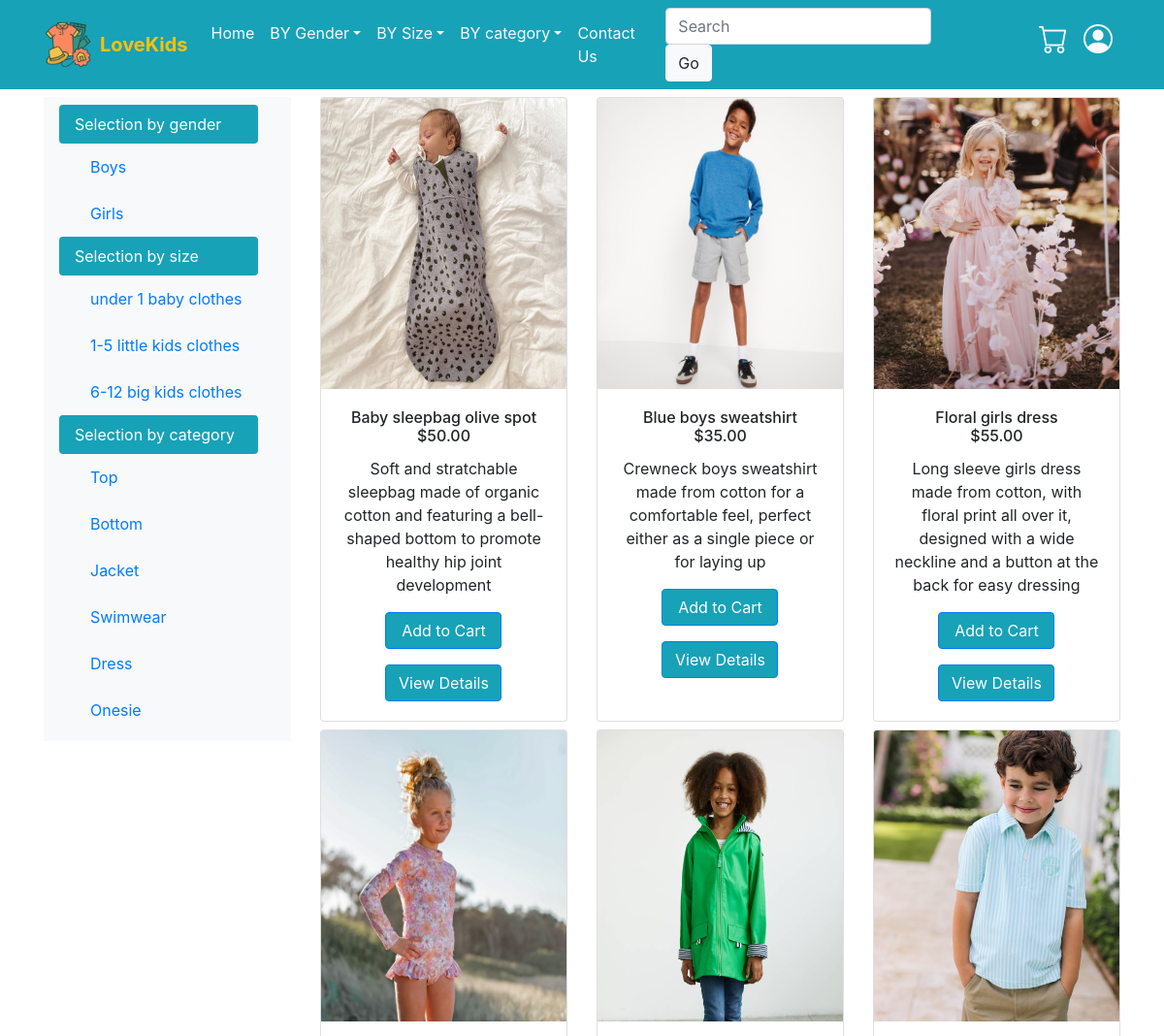
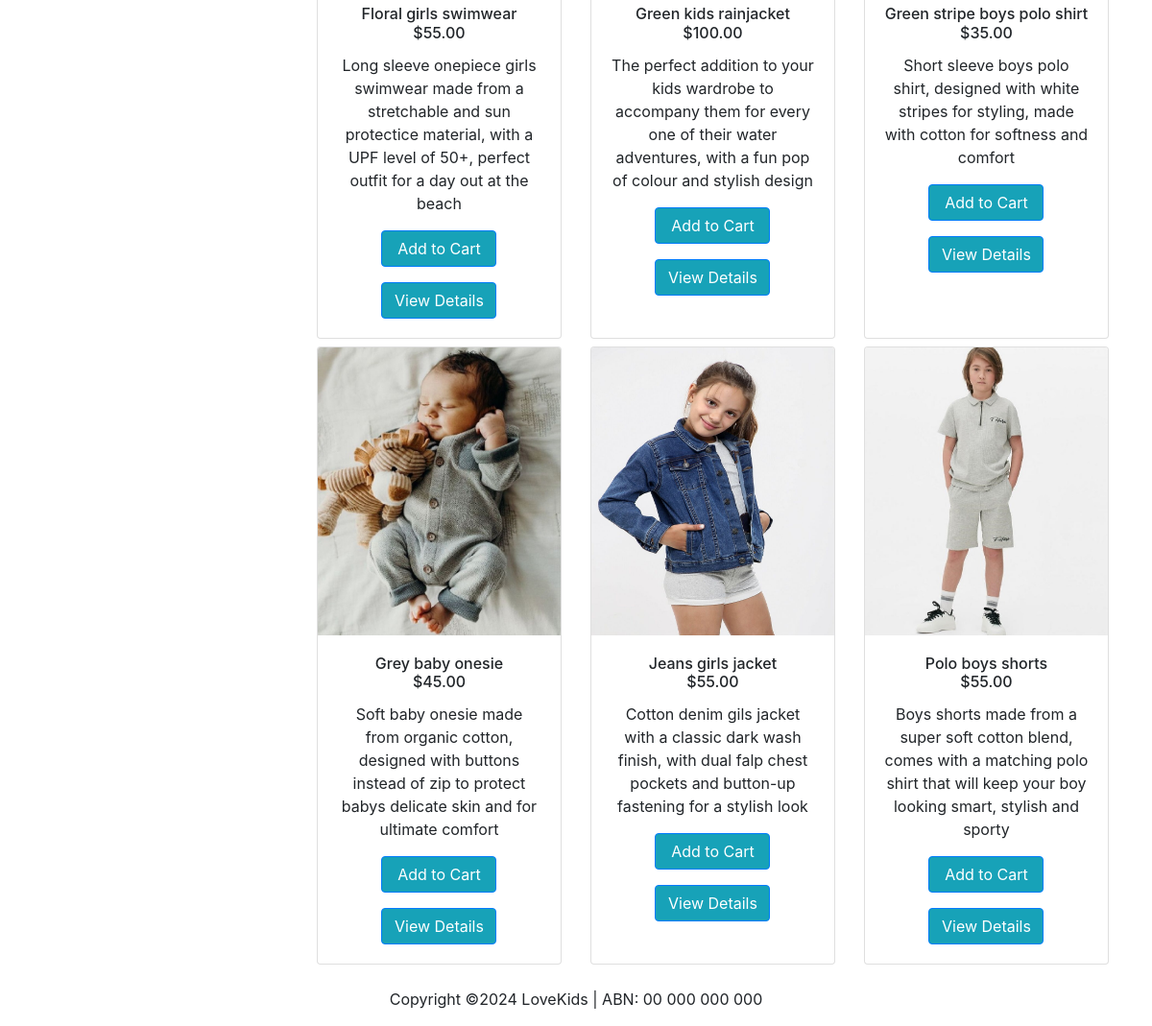
Page /productlist/ on the committed database (2 pictures, top to bottom).
### LoveKids/models.py (models this page shows, shortened)
class Product(db.Model):
    __tablename__='products'
    id = db.Column(db.Integer, primary_key=True)
    name = db.Column(db.String(128), unique=True)
    title = db.Column(db.String(128), unique=True)
    sizerange = db.Column(db.String(64))
    size = db.Column(db.String(64))
    gender = db.Column(db.String(64))
    category = db.Column(db.String(64))
    color = db.Column(db.String(64))
    description = db.Column(db.String(500), nullable=False)
    image = db.Column(db.String(60), nullable=False, default='defaultproduct.jpg')
    cost = db.Column(db.Float, nullable=False)

### LoveKids/views.py (the view)
@bp.route('/productlist/')
def productlist():
    products = Product.query.order_by(Product.name).all()
    return render_template('productlist.html', productlist=products)

### LoveKids/templates/productlist.html (shortened to what this page needs)
{% extends 'base.html' %}
{% block main %}
<div class="container mt-2 mb-2">
    <div class="row">
        <div class="col-3">
            <nav id="navbar-selections" class="navbar navbar-light bg-light width: 9rem">
                <nav class="nav nav-pills flex-column position-relative">
                    <span class="nav-link" id="nav-header">Selection by gender</span>
                    <nav class="nav nav-pills flex-column">
                        <a class="nav-link ml-3 my-1 {{ 'active' if isBoy else '' }}" href="/product-list-by-gender/boy">Boys</a>
                        <a class="nav-link ml-3 my-1 {{ 'active' if isGirl else '' }}" href="/product-list-by-gender/girl">Girls</a>
                    </nav>
                    <span class="nav-link" id="nav-header">Selection by size</span>
                    <nav class="nav nav-pills flex-column position-relative">
                        <a class="nav-link ml-3 my-1 {{ 'active' if isUnder1 else '' }}" href="/product-list-by-sizerange/under1">under 1 baby clothes</a>
                        <a class="nav-link ml-3 my-1 {{ 'active' if is1To5 else '' }}" href="/product-list-by-sizerange/1-5">1-5 little kids clothes</a>
                        <a class="nav-link ml-3 my-1 {{ 'active' if is6To12 else '' }}" href="/product-list-by-sizerange/6-12">6-12 big kids clothes</a>
                    </nav>
                    <span class="nav-link" id="nav-header">Selection by category</span>
                    <nav class="nav nav-pills flex-column position-relative">
                        <a class="nav-link ml-3 my-1 {{ 'active' if isTop else '' }}" href="/product-list-by-category/top">Top</a>
                        <a class="nav-link ml-3 my-1 {{ 'active' if isBottom else '' }}" href="/product-list-by-category/bottom">Bottom</a>
                        <a class="nav-link ml-3 my-1 {{ 'active' if isJacket else '' }}" href="/product-list-by-category/jacket">Jacket</a>
                        <a class="nav-link ml-3 my-1 {{ 'active' if isSwimwear else '' }}" href="/product-list-by-category/swimwear">Swimwear</a>
                        <a class="nav-link ml-3 my-1 {{ 'active' if isDress else '' }}" href="/product-list-by-category/dress">Dress</a>
                        <a class="nav-link ml-3 my-1 {{ 'active' if isOnesie else '' }}" href="/product-list-by-category/onesie">Onesie</a>
                    </nav>
                </nav>
            </nav>
        </div>
        <div class="col-9">
            {% for product in productlist %}
                {% with isNewRow = loop.index0 % 3 == 0,
                    isLastItemInRow = (loop.index0+1) % 3 == 0,
                    IsLastItemInList = (loop.index0 + 1) == productlist.length %}
                {% if isNewRow %}
                    <div class="row mb-2">
                {% endif %}
                <div class="col-4">
                    <div class="card text-center h-100">
                        <img class="card-img-top" src="/static/images/{{product.image}}" alt="{{product.title}}"
                            height="300px">
                        <div class="card-body">
                            <h6 class="card-title">{{product.title}}<br>{{"$%.2f"|format(product.cost)}}</h6>
                            <p class = "card-text">{{product.description}}</p>
                            <form action="{{ url_for('main.cart') }}">
                                <button class="btn btn-primary mb-3" style="width: 120px; background-color: #17a2b8" type="submit">Add to Cart</button>
                            </form>
                            <a class="btn btn-primary" style="width: 120px; background-color: #17a2b8" href="/productdetails/{{product.id}}" role="button">View Details</a>
                            </div>
                    </div>
                </div>
                {% if isLastItemInRow or isLastItemInList %}
                    </div>
                {% endif %}
                {% endwith %}
            {% endfor %}
        </div>
    </div>
    {% endblock %}

### LoveKids/templates/base.html (shortened to what this page needs)
<!DOCTYPE html>
<html lang="en">
<head>
    <link rel="stylesheet" href="https://stackpath.bootstrapcdn.com/bootstrap/4.3.1/css/bootstrap.min.css"
>
    <link rel="stylesheet" href="https://cdn.jsdelivr.net/npm/bootstrap-icons@1.3.0/font/bootstrap-icons.css">
</head>
<body>
    <header>
        <nav class="navbar navbar-expand-lg navbar-light bg-info">
            <div class="container">
                <a class="navbar-brand text-warning font-weight-bold d-flex align-items-center" href="/">
                    <img src="/static/images/favicon.png" width="50" height="50" class="d-inline-block align-top" alt="">
                    <span class="ml-2">LoveKids</span>
                </a>
                <div class="collapse navbar-collapse" id="navbarToggler">
                    <div class="navbar-nav mr-auto">
                        <a class="nav-item text-light nav-link" href="/">Home</a>
                        <div class="dropdown position-relative">
                            <a class="nav-item text-light nav-link dropdown-toggle" data-toggle="dropdown"
                                id="bookDropdown" aria-haspopup="true" aria-expanded="false" href="#">BY Gender</a>
                        </div>
                        <div class="dropdown position-relative">
                            <a class="nav-item text-light nav-link dropdown-toggle" data-toggle="dropdown"
                                id="bookDropdown" aria-haspopup="true" aria-expanded="false" href="#">BY Size</a>
                        </div>
                        <div class="dropdown position-relative">
                            <a class="nav-item text-light nav-link dropdown-toggle" data-toggle="dropdown"
                                id="bookDropdown" aria-haspopup="true" aria-expanded="false" href="#">BY category</a>
                        </div>
                        <a class="nav-item text-light nav-link" href="/inquiryform">Contact Us</a>
                    </div>
                    <form class="form-inline  my-2 my-lg-0 mr-5">
                        <input class="form-control mr-sm-2" type="search" placeholder="Search" aria-label="Search">
                        <button class="btn btn-outline btn-light my-2 my-sm-0" type="submit">Go</button>
                    </form>
                    <div class="navbar-nav mr-auto" style="font-size: 30px;">
                        <a class="nav-item text-light nav-link" href="/shoppingcart">
                            <i class="bi bi-cart nav-vertical"></i></a>
                        <a class="nav-item text-light nav-link" href="/login">
                            <i class="bi bi-person-circle nav-vertical"></i></a>
                    </div>
                </div>
            </div>
        </nav>
    </header>
    <div class="container-fluid">
        <main>
            {% block main %}{% endblock %}
        </main>
    </div>
    <footer>
        <div class="text-center">
            <p style="font-size: x-small;"></p>Copyright &copy;2024 LoveKids | ABN: 00 000 000 000</p>
        </div>
    </footer>
</body>
</html>

### rows in the picture
Product: image (picture), title "Baby sleepbag olive spot", cost "$50.00", description "Soft and stratchable sleepbag made of organic cotton and featuring a bell-shaped bottom to promote healthy hip joint development", {{ product.id }} 1 (drawn)
Product: image (picture), title "Blue boys sweatshirt", cost "$35.00", description "Crewneck boys sweatshirt made from cotton for a comfortable feel, perfect either as a single piece or for laying up"
Product: image (picture), title "Floral girls dress", cost "$55.00", description "Long sleeve girls dress made from cotton, with floral print all over it, designed with a wide neckline and a button at the back for easy dressing"
Product: image (picture), title "Floral girls swimwear", cost "$55.00", description "Long sleeve onepiece girls swimwear made from a stretchable and sun protectice material, with a UPF level of 50+, perfect outfit for a day out at the beach"
Product: image (picture), title "Green kids rainjacket", cost "$100.00", description "The perfect addition to your kids wardrobe to accompany them for every one of their water adventures, with a fun pop of colour and stylish design"
Product: image (picture), title "Green stripe boys polo shirt", cost "$35.00", description "Short sleeve boys polo shirt, designed with white stripes for styling, made with cotton for softness and comfort"
Product: image (picture), title "Grey baby onesie", cost "$45.00", description "Soft baby onesie made from organic cotton, designed with buttons instead of zip to protect babys delicate skin and for ultimate comfort"
Product: image (picture), title "Jeans girls jacket", cost "$55.00", description "Cotton denim gils jacket with a classic dark wash finish, with dual falp chest pockets and button-up fastening for a stylish look"
Product: image (picture), title "Polo boys shorts", cost "$55.00", description "Boys shorts made from a super soft cotton blend, comes with a matching polo shirt that will keep your boy looking smart, stylish and sporty"
